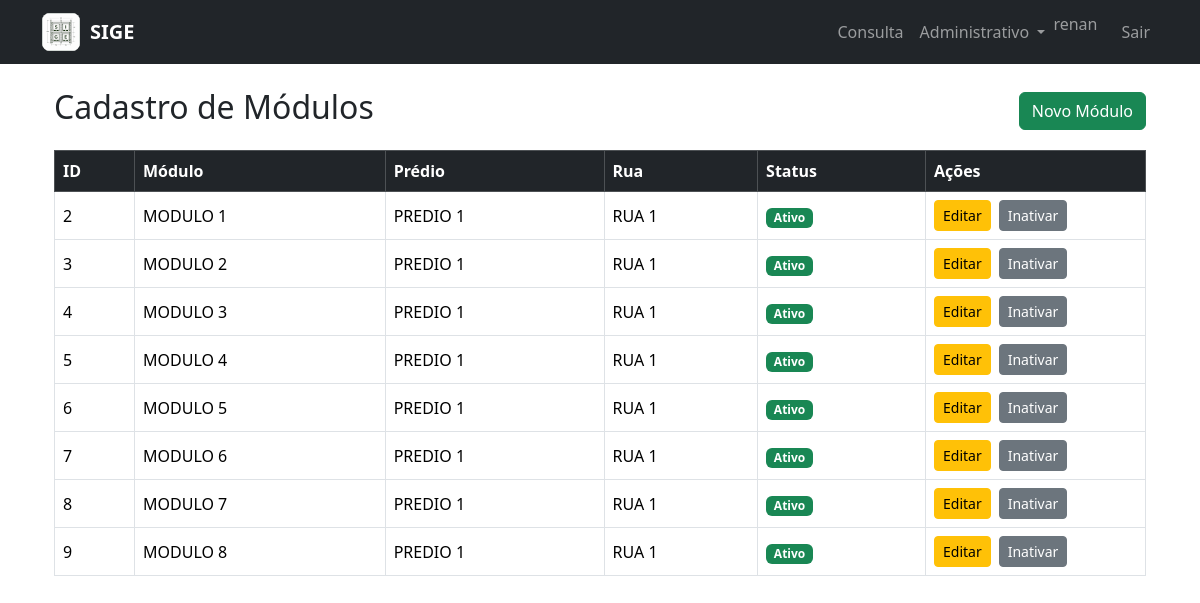
Page /admin/modulos/ (signed in) on the committed database.
### app/models/modulo.py (models this page shows, shortened)
class Modulo(db.Model):
    __tablename__ = "modulo"
    id = db.Column(
        db.Integer,
        primary_key=True
    )
    nome = db.Column(
        db.String(50),
        nullable=False
    )
    predio_id = db.Column(
        db.Integer,
        db.ForeignKey("predio.id"),
        nullable=False
    )
    ativo = db.Column(
        db.Boolean,
        default=True
    )
    data_cadastro = db.Column(
        db.DateTime,
        default=datetime.utcnow
    )
    niveis = db.relationship(
        "Nivel",
        backref="modulo",
        lazy=True,
        cascade="all, delete-orphan"
    )

### app/models/predio.py (models this page shows)
class Predio(db.Model):
    __tablename__ = "predio"
    id = db.Column(
        db.Integer,
        primary_key=True
    )
    nome = db.Column(
        db.String(50),
        nullable=False
    )
    rua_id = db.Column(
        db.Integer,
        db.ForeignKey("rua.id"),
        nullable=False
    )
    ativo = db.Column(
        db.Boolean,
        default=True
    )
    data_cadastro = db.Column(
        db.DateTime,
        default=datetime.utcnow
    )
    modulos = db.relationship(
        "Modulo",
        backref="predio",
        lazy=True,
        cascade="all, delete-orphan"
    )

### app/models/rua.py (models this page shows)
class Rua(db.Model):
    __tablename__ = "rua"
    id = db.Column(
        db.Integer,
        primary_key=True
    )
    nome = db.Column(
        db.String(50),
        nullable=False,
        unique=True
    )
    descricao = db.Column(
        db.String(200)
    )
    ativo = db.Column(
        db.Boolean,
        default=True
    )
    data_cadastro = db.Column(
        db.DateTime,
        default=datetime.utcnow
    )
    predios = db.relationship(
        "Predio",
        backref="rua",
        lazy=True,
        cascade="all, delete-orphan"
    )

### app/routes/modulo.py (the view)
@modulo_bp.route("/")
def listar():
    modulos = Modulo.query.order_by(
        Modulo.nome
    ).all()
    return render_template(
        "modulo/listar.html",
        modulos=modulos
    )

### app/templates/modulo/listar.html (shortened to what this page needs)
{% extends "base.html" %}
{% block content %}
<div class="container mt-4">
    <div class="d-flex justify-content-between align-items-center mb-3">
        <h2>Cadastro de Módulos</h2>
        <a
            href="{{ url_for('modulo.novo') }}"
            class="btn btn-success">
            Novo Módulo
        </a>
    </div>
    <div class="table-responsive">
        <table class="table table-bordered table-hover align-middle">
            <thead class="table-dark">
                <tr>
                    <th width="80">
                        ID
                    </th>
                    <th>
                        Módulo
                    </th>
                    <th>
                        Prédio
                    </th>
                    <th>
                        Rua
                    </th>
                    <th>
                        Status
                    </th>
                    <th width="220">
                        Ações
                    </th>
                </tr>
            </thead>
            <tbody>
                {% for modulo in modulos %}
                    <tr>
                        <td>
                            {{ modulo.id }}
                        </td>
                        <td>
                            {{ modulo.nome }}
                        </td>
                        <td>
                            {{ modulo.predio.nome }}
                        </td>
                        <td>
                            {{ modulo.predio.rua.nome }}
                        </td>
                        <td>
                            {% if modulo.ativo %}
                                <span class="badge text-bg-success">
                                    Ativo
                                </span>
                            {% else %}
                                <span class="badge text-bg-secondary">
                                    Inativo
                                </span>
                            {% endif %}
                        </td>
                        <td>
                            <div class="d-flex flex-wrap gap-2">
                                <a
                                    href="{{ url_for('modulo.editar', id=modulo.id) }}"
                                    class="btn btn-warning btn-sm">
                                    Editar
                                </a>
                                <form
                                    method="POST"
                                    action="{{ url_for('modulo.alternar_status', id=modulo.id) }}">
                                    <button
                                        type="submit"
                                        class="btn btn-sm {% if modulo.ativo %}btn-secondary{% else %}btn-success{% endif %}"
                                        onclick="return confirm('{% if modulo.ativo %}Deseja inativar este módulo, seus níveis e suas posições?{% else %}Deseja ativar este módulo, seus níveis e suas posições?{% endif %}')">
                                        {% if modulo.ativo %}
                                            Inativar
                                        {% else %}
                                            Ativar
                                        {% endif %}
                                    </button>
                                </form>
                            </div>
                        </td>
                    </tr>
                {% endfor %}
            </tbody>
        </table>
    </div>
</div>
{% endblock %}

### rows in the picture
Modulo: id "2", nome "MODULO 1", predio.nome "PREDIO 1", predio.rua.nome "RUA 1", ativo "Ativo"
Modulo: id "3", nome "MODULO 2", predio.nome "PREDIO 1", predio.rua.nome "RUA 1", ativo "Ativo"
Modulo: id "4", nome "MODULO 3", predio.nome "PREDIO 1", predio.rua.nome "RUA 1", ativo "Ativo"
Modulo: id "5", nome "MODULO 4", predio.nome "PREDIO 1", predio.rua.nome "RUA 1", ativo "Ativo"
Modulo: id "6", nome "MODULO 5", predio.nome "PREDIO 1", predio.rua.nome "RUA 1", ativo "Ativo"
Modulo: id "7", nome "MODULO 6", predio.nome "PREDIO 1", predio.rua.nome "RUA 1", ativo "Ativo"
Modulo: id "8", nome "MODULO 7", predio.nome "PREDIO 1", predio.rua.nome "RUA 1", ativo "Ativo"
Modulo: id "9", nome "MODULO 8", predio.nome "PREDIO 1", predio.rua.nome "RUA 1", ativo "Ativo"

### other values in the picture
{{ session.get("usuario_nome") }} "renan"
